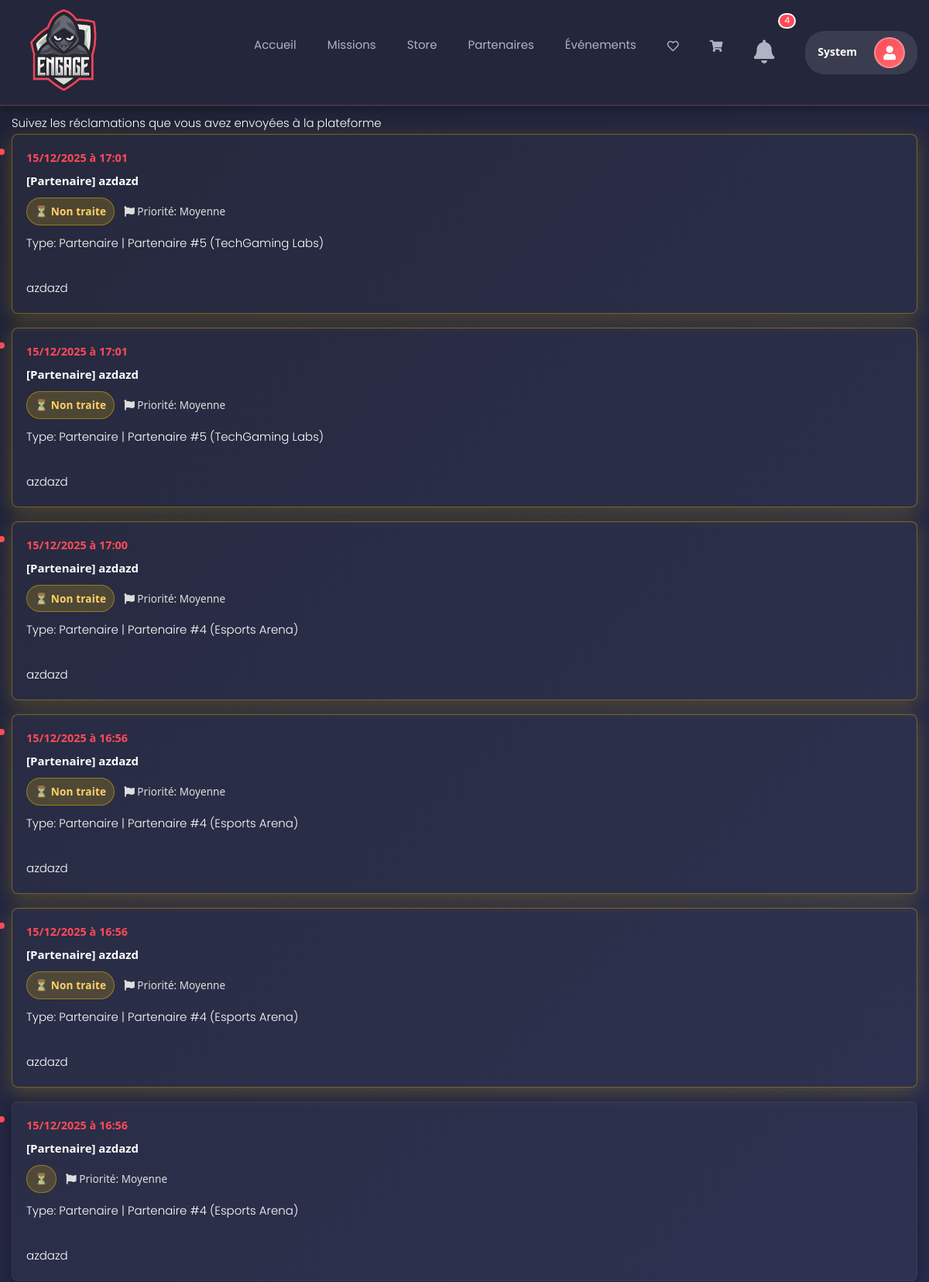
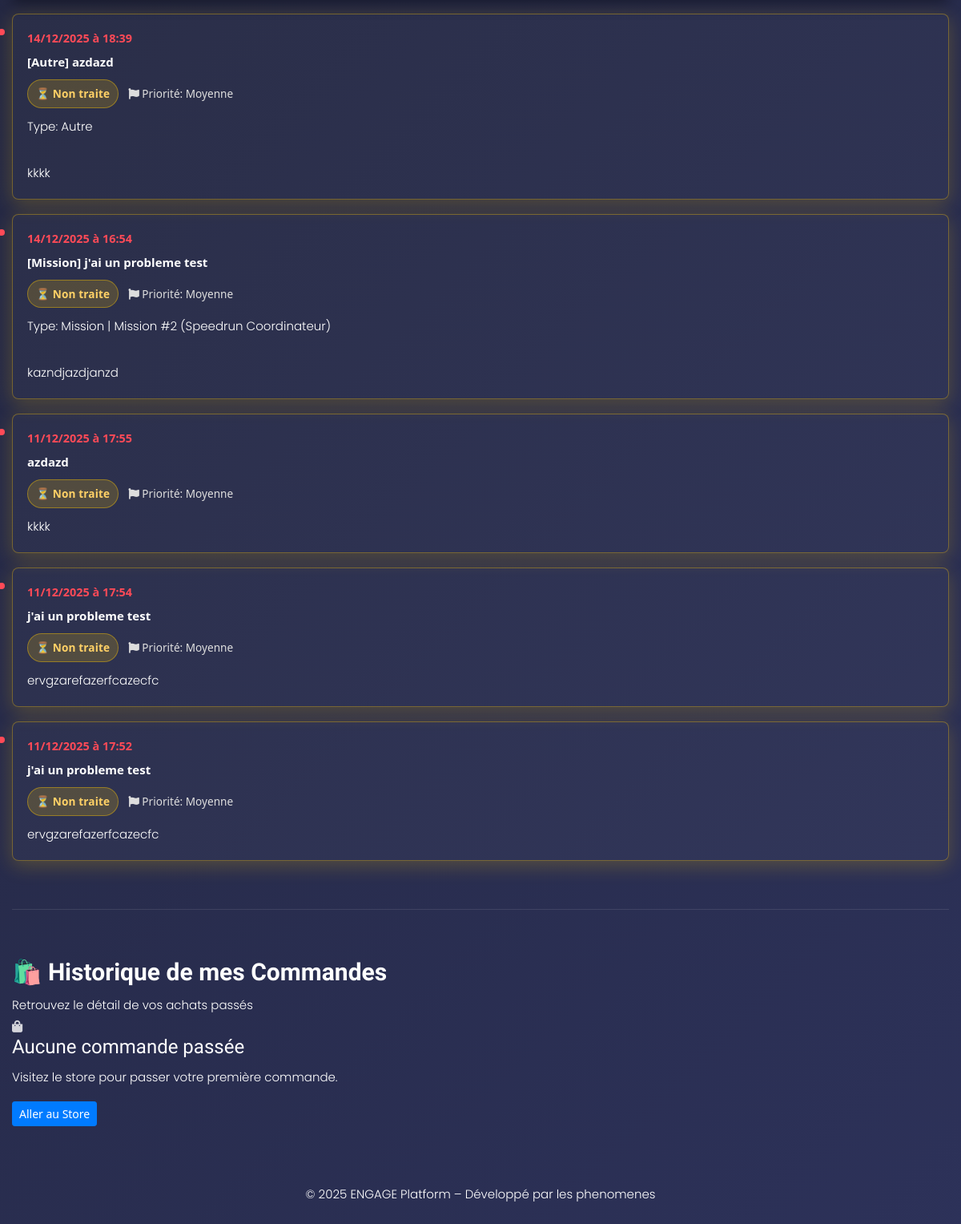
The app's page /view/frontoffice/historique_reclamations.php (signed in) with its own data (2 pictures, top to bottom).
### tables this page shows
CREATE TABLE `reclamation` (
  `id` int(11) NOT NULL,
  `sujet` varchar(255) NOT NULL,
  `description` longtext NOT NULL,
  `email` varchar(255) NOT NULL,
  `date_creation` timestamp NOT NULL DEFAULT current_timestamp(),
  `statut` enum('Non traite','En cours','Traite') DEFAULT 'Non traite',
  `reponse` longtext DEFAULT NULL,
  `utilisateur_id` int(11) NOT NULL,
  `product_id` int(11) DEFAULT NULL,
  `priorite` enum('Basse','Moyenne','Haute','Urgente') DEFAULT 'Moyenne',
  `updated_at` timestamp NOT NULL DEFAULT current_timestamp() ON UPDATE current_timestamp(),
  `category` varchar(50) DEFAULT 'general',
  `department` varchar(100) DEFAULT 'General Support'
);

### view/frontoffice/historique_reclamations.php (the view, shortened to what the rows shown need)
<?php
require_once __DIR__ . '/../../controller/ReclamationController.php';
require_once __DIR__ . '/../../db_config.php';
$user_id = $_SESSION['user_id'];
$reclamationController = new ReclamationController();
$responseController = new ResponseController();
$reclamations = $reclamationController->getReclamationsByUser($user_id);
?>
<!DOCTYPE html>
<html lang="fr">
<head>
    <link rel="stylesheet" href="assets/css/bootstrap.min.css">
    <link rel="stylesheet" href="assets/css/all.css">
    <link rel="stylesheet" href="assets/css/style.css">
    <link rel="stylesheet" href="assets/css/custom-frontoffice.css">
</head>
<body class="body_bg">
    <section class="profile-section" style="padding: 100px 0;">
        <div class="container">
            <div class="section-title">
                <h2>📝 Historique de mes Réclamations</h2>
            </div>
            <div class="candidatures-container">
                <?php if (!empty($reclamations)): ?>
                    <div class="timeline">
                        <?php foreach ($reclamations as $reclamation): ?>
                            <?php
                            $responses = $responseController->getResponses($reclamation['id']);
                            $hasResponses = !empty($responses);
                            $statut = $reclamation['statut'] ?? 'Non traite';
                            $statusClass = 'status-pending';
                            $statusIcon = '⏳';
                            $itemClass = ($statut === 'Non traite' && !$hasResponses) ? ' pending' : '';
                            ?>
                            <div class="timeline-item<?= $itemClass; ?>" id="rec-<?= (int) $reclamation['id']; ?>">
                                <div class="timeline-marker"></div>
                                <div class="timeline-content">
                                    <div class="timeline-date">
                                        <?php echo date('d/m/Y à H:i', strtotime($reclamation['date_creation'])); ?>
                                    </div>
                                    <div class="timeline-title">
                                        <?php echo htmlspecialchars($reclamation['sujet']); ?>
                                    </div>
                                    <div class="timeline-description">
                                        <div style="display:flex; gap:12px; align-items:center; margin-bottom:8px;">
                                            <span class="status-chip <?= $statusClass; ?>"><?php echo $statusIcon; ?>
                                                <?php echo htmlspecialchars($statut); ?></span>
                                            <span style="font-size:0.85rem; color: #ddd;">
                                                <i class="fas fa-flag"></i> Priorité:
                                                <?php echo htmlspecialchars($reclamation['priorite']); ?>
                                            </span>
                                        </div>
                                        <p><?php echo nl2br(htmlspecialchars($reclamation['description'])); ?></p>
                                    </div>
                                </div>
                            </div>
                        <?php endforeach; ?>
                    </div>
                <?php endif; ?>
            </div>
            <div class="section-title">
                <h2>🛍️ Historique de mes Commandes</h2>
            </div>
        </div>
    </section>
</body>
</html>

### records on screen
reclamation: date_creation "15/12/2025 à 17:01", sujet "[Partenaire] azdazd", statusIcon "⏳", statut "Non traite", priorite "Moyenne", description "Type: Partenaire | Partenaire #5 (TechGaming Labs) azdazd"
reclamation: date_creation "15/12/2025 à 17:01", sujet "[Partenaire] azdazd", statusIcon "⏳", statut "Non traite", priorite "Moyenne", description "Type: Partenaire | Partenaire #5 (TechGaming Labs) azdazd"
reclamation: date_creation "15/12/2025 à 17:00", sujet "[Partenaire] azdazd", statusIcon "⏳", statut "Non traite", priorite "Moyenne", description "Type: Partenaire | Partenaire #4 (Esports Arena) azdazd"
reclamation: date_creation "15/12/2025 à 16:56", sujet "[Partenaire] azdazd", statusIcon "⏳", statut "Non traite", priorite "Moyenne", description "Type: Partenaire | Partenaire #4 (Esports Arena) azdazd"
reclamation: date_creation "15/12/2025 à 16:56", sujet "[Partenaire] azdazd", statusIcon "⏳", statut "Non traite", priorite "Moyenne", description "Type: Partenaire | Partenaire #4 (Esports Arena) azdazd"
reclamation: date_creation "15/12/2025 à 16:56", sujet "[Partenaire] azdazd", statusIcon "⏳", priorite "Moyenne", description "Type: Partenaire | Partenaire #4 (Esports Arena) azdazd"
reclamation: date_creation "14/12/2025 à 18:39", sujet "[Autre] azdazd", statusIcon "⏳", statut "Non traite", priorite "Moyenne", description "Type: Autre kkkk"
reclamation: date_creation "14/12/2025 à 16:54", sujet "[Mission] j'ai un probleme test", statusIcon "⏳", statut "Non traite", priorite "Moyenne", description "Type: Mission | Mission #2 (Speedrun Coordinateur) kazndjazdjanzd"
reclamation: date_creation "11/12/2025 à 17:55", sujet "azdazd", statusIcon "⏳", statut "Non traite", priorite "Moyenne", description "kkkk"
reclamation: date_creation "11/12/2025 à 17:54", sujet "j'ai un probleme test", statusIcon "⏳", statut "Non traite", priorite "Moyenne", description "ervgzarefazerfcazecfc"
reclamation: date_creation "11/12/2025 à 17:52", sujet "j'ai un probleme test", statusIcon "⏳", statut "Non traite", priorite "Moyenne", description "ervgzarefazerfcazecfc"

### other values on screen
$notificationCount "4"
$sessionUserName "System"
